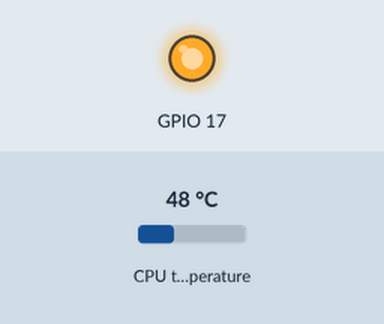
Simulated run of this program. Board: Raspberry Pi (BCM pin numbers). On the bench: output pins drawn as LEDs (lit = HIGH). The test bench sets the inputs (shaded band); at power-on: CPU temperature 48 °C.

Above: at 0.1 s.
At 10.1 s:
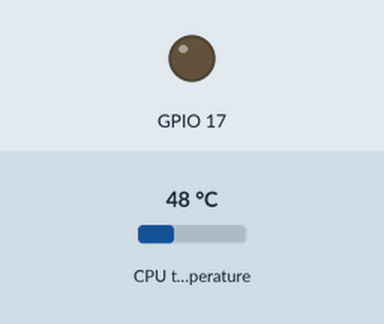
Timing chart, 0 to 11.6 s (numbered marks = the images above):
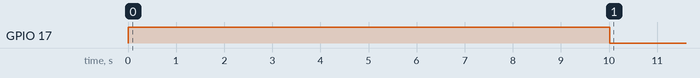

The program:

Fan_controller.py
```python
# !/usr/bin/env/python3
#Author: Emilio Axel Sánchez Corona
import os
from time import sleep
import signal
import sys
import RPi.GPIO as GPIO

def setup():
    GPIO.setmode(GPIO.BCM)
    GPIO.setwarnings(False)

def getCPUtemp():
    res = os.popen('vcgencmd measure_temp').readline()
    temp = (res.replace("temp=","").replace("'C\n",""))
    return float(temp)

def fanon():
    GPIO.setup(17, GPIO.OUT)
    GPIO.output(17, 1)
    return True

def fanoff():
    GPIO.setup(17, GPIO.OUT)
    GPIO.output(17, 0)
    return False

def main():
    setup()
    fan = fanon()
    sleep(10)
    fan = False
    while True:
        temp = getCPUtemp()
        if temp >= 53:
            fan = fanon()
        elif temp <= 37 and fan == True:
            fan = fanoff()
        elif temp <53 and fan == False:
            fan = fanoff()
        sleep(3)

main()
```

Measured:
- by itself, GPIO 17: HIGH → LOW at 10.0 s
